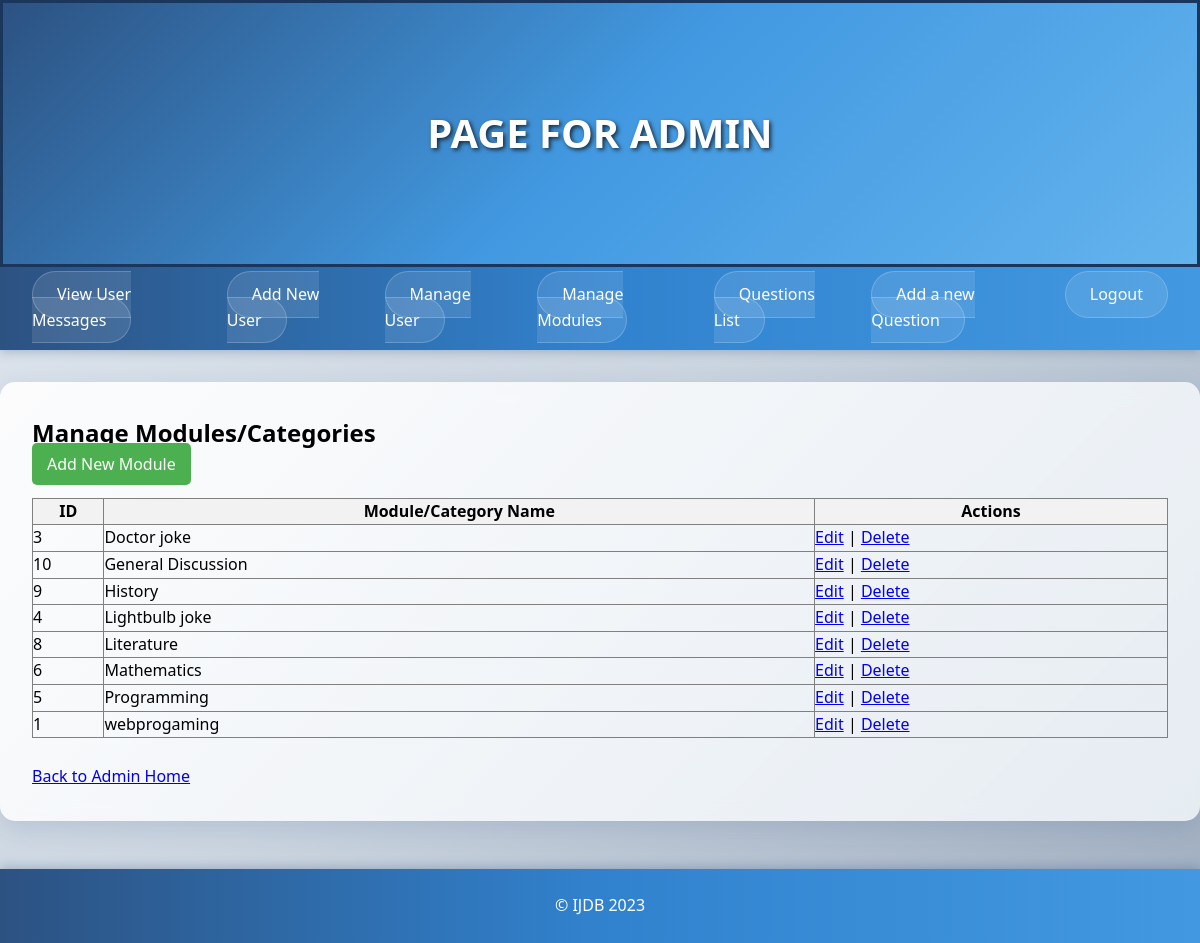
Page /COURSEWORK/admin/managemodule.php on the committed database.
### tables this page shows
CREATE TABLE `category` (
  `id` int(11) NOT NULL,
  `categoryName` varchar(255) DEFAULT NULL
);

### COURSEWORK/admin/managemodule.php (called while the page is built, shortened)
<?php
try {
    include '../includes/DatabaseConnection.php';
    $modulesQuery = $pdo->query('SELECT * FROM category ORDER BY categoryName');
    $modules = $modulesQuery->fetchAll();
    include '../templates/managemodlue.html.php';
} catch (PDOException $e) {
    $title = 'Error';
    $output = 'Error fetching modules: ' . $e->getMessage();
}
include '../templates/admin_layout.html.php';
?>

### COURSEWORK/templates/managemodlue.html.php (the view)
<h2>Manage Modules/Categories</h2>
<div style="margin-bottom: 20px;">
    <a href="addmodule.php" style="background-color: #4CAF50; color: white; padding: 10px 15px; text-decoration: none; border-radius: 5px;">Add New Module</a>
</div>
<?php if(empty($modules)): ?>
    <p>No modules found.</p>
<?php else: ?>
    <table border="1" style="width: 100%; border-collapse: collapse;">
        <tr style="background-color: #f2f2f2;">
            <th>ID</th>
            <th>Module/Category Name</th>
            <th>Actions</th>
        </tr>
        <?php foreach($modules as $module): ?>
        <tr>
            <td><?=htmlspecialchars($module['id'], ENT_QUOTES, 'UTF-8')?></td>
            <td><?=htmlspecialchars($module['categoryName'], ENT_QUOTES, 'UTF-8')?></td>
            <td>
                <a href="editmodule.php?id=<?=$module['id']?>">Edit</a> |
                <a href="deletemodule.php?id=<?=$module['id']?>" onclick="return confirm('Are you sure you want to delete this module?')">Delete</a>
            </td>
        </tr>
        <?php endforeach; ?>
    </table>
<?php endif; ?>
<br>
<p><a href="index.php">Back to Admin Home</a></p>

### COURSEWORK/questions.css (style rules this page uses)
* { margin: 0; padding: 0; box-sizing: border-box; }
body { font-family: 'Segoe UI', Tahoma, Geneva, Verdana, sans-serif; line-height: 1.6; background: linear-gradient(135deg, #e2e8f0 0%, #cbd5e0 50%, #a0aec0 100%); min-height: 100vh; }

### rows in the picture
category: id "3", categoryName "Doctor joke"
category: id "10", categoryName "General Discussion"
category: id "9", categoryName "History"
category: id "4", categoryName "Lightbulb joke"
category: id "8", categoryName "Literature"
category: id "6", categoryName "Mathematics"
category: id "5", categoryName "Programming"
category: id "1", categoryName "webprogaming"
